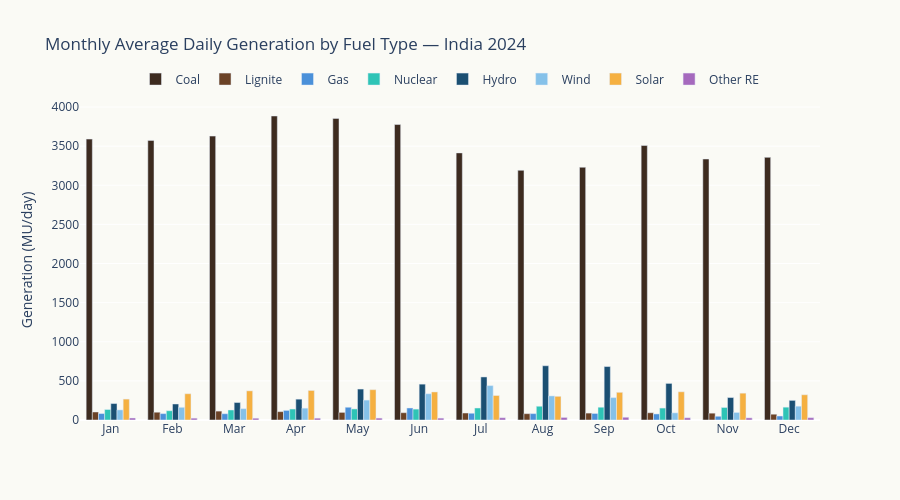

The code cell stored with this chart in its notebook:
### Markdown cell above
## 1. Monthly Averages — Grouped Bar Chart

### Code cell
monthly = df24.groupby('month')[fuel_cols].mean()

fig = go.Figure()
for col, label in zip(fuel_cols, fuel_labels):
    fig.add_trace(go.Bar(
        x=month_names, y=monthly[col],
        name=label, marker_color=palette[col],
        hovertemplate=f'{label}: %{{y:.0f}} MU<extra></extra>',
    ))

fig.update_layout(
    title='Monthly Average Daily Generation by Fuel Type — India 2024',
    yaxis_title='Generation (MU/day)',
    barmode='group',
    plot_bgcolor='#FAFAF5', paper_bgcolor='#FAFAF5',
    height=500,
    legend=dict(orientation='h', yanchor='bottom', y=1.02, x=0.5, xanchor='center'),
)
fig.show()

### Figure 1 — Plotly figure (JSON) as saved in the notebook; plotly's stock layout.template omitted (floating-point values rounded to 4 significant figures)
{"data": [{"hovertemplate": "Coal: %{y:.0f} MU<extra></extra>", "marker": {"color": "#3D2B1F"}, "name": "Coal", "type": "bar", "x": ["Jan", "Feb", "Mar", "Apr", "May", "Jun", "Jul", "Aug", "Sep", "Oct", "Nov", "Dec"], "y": [3591.0, 3574.0, 3629.0, 3886.0, 3856.0, 3777.0, 3414.0, 3191.0, 3231.0, 3509.0, 3336.0, 3357.0]}, {"hovertemplate": "Lignite: %{y:.0f} MU<extra></extra>", "marker": {"color": "#6B4226"}, "name": "Lignite", "type": "bar", "x": ["Jan", "Feb", "Mar", "Apr", "May", "Jun", "Jul", "Aug", "Sep", "Oct", "Nov", "Dec"], "y": [102.5, 99.62, 113.8, 107.0, 97.42, 93.51, 89.2, 81.05, 88.33, 92.7, 87.34, 74.04]}, {"hovertemplate": "Gas: %{y:.0f} MU<extra></extra>", "marker": {"color": "#4A90D9"}, "name": "Gas", "type": "bar", "x": ["Jan", "Feb", "Mar", "Apr", "May", "Jun", "Jul", "Aug", "Sep", "Oct", "Nov", "Dec"], "y": [82.3, 81.8, 80.1, 122.7, 163.0, 153.5, 86.27, 81.76, 83.41, 77.55, 47.53, 50.84]}, {"hovertemplate": "Nuclear: %{y:.0f} MU<extra></extra>", "marker": {"color": "#2EC4B6"}, "name": "Nuclear", "type": "bar", "x": ["Jan", "Feb", "Mar", "Apr", "May", "Jun", "Jul", "Aug", "Sep", "Oct", "Nov", "Dec"], "y": [134.2, 118.4, 128.0, 140.2, 141.5, 139.3, 153.2, 175.8, 163.2, 152.6, 160.1, 164.0]}, {"hovertemplate": "Hydro: %{y:.0f} MU<extra></extra>", "marker": {"color": "#1B4F72"}, "name": "Hydro", "type": "bar", "x": ["Jan", "Feb", "Mar", "Apr", "May", "Jun", "Jul", "Aug", "Sep", "Oct", "Nov", "Dec"], "y": [210.4, 204.6, 223.5, 266.4, 395.5, 458.3, 550.2, 693.4, 683.2, 467.6, 286.9, 250.8]}, {"hovertemplate": "Wind: %{y:.0f} MU<extra></extra>", "marker": {"color": "#85C1E9"}, "name": "Wind", "type": "bar", "x": ["Jan", "Feb", "Mar", "Apr", "May", "Jun", "Jul", "Aug", "Sep", "Oct", "Nov", "Dec"], "y": [129.3, 162.2, 144.9, 151.3, 254.7, 335.6, 439.6, 308.0, 286.3, 91.54, 96.29, 176.7]}, {"hovertemplate": "Solar: %{y:.0f} MU<extra></extra>", "marker": {"color": "#F5B041"}, "name": "Solar", "type": "bar", "x": ["Jan", "Feb", "Mar", "Apr", "May", "Jun", "Jul", "Aug", "Sep", "Oct", "Nov", "Dec"], "y": [267.2, 335.9, 372.8, 377.6, 387.6, 358.7, 313.0, 302.7, 354.0, 360.6, 343.0, 322.5]}, {"hovertemplate": "Other RE: %{y:.0f} MU<extra></extra>", "marker": {"color": "#A569BD"}, "name": "Other RE", "type": "bar", "x": ["Jan", "Feb", "Mar", "Apr", "May", "Jun", "Jul", "Aug", "Sep", "Oct", "Nov", "Dec"], "y": [25.72, 23.52, 22.86, 23.57, 24.61, 23.98, 29.03, 32.77, 34.99, 28.56, 27.28, 29.6]}], "layout": {"barmode": "group", "height": 500, "legend": {"orientation": "h", "x": 0.5, "xanchor": "center", "y": 1.02, "yanchor": "bottom"}, "paper_bgcolor": "#FAFAF5", "plot_bgcolor": "#FAFAF5", "title": {"text": "Monthly Average Daily Generation by Fuel Type — India 2024"}, "yaxis": {"title": {"text": "Generation (MU/day)"}}}}
